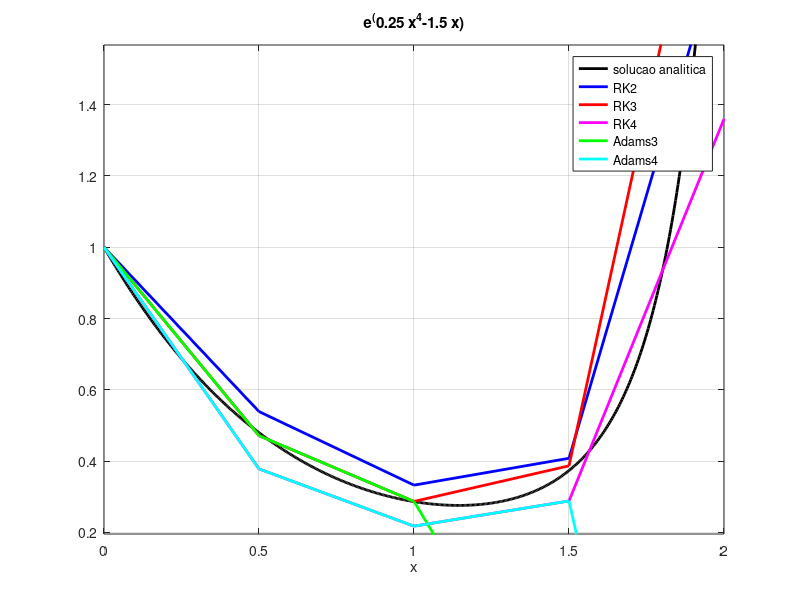

Write MATLAB code to recreate this figure.
figure;
a = ezplot("e^(0.25*x^4-1.5*x)",[0,2])
set(a,"linewidth",2)
set(a,"color","k")
grid on
hold on
trk2 = [0,0.5,1,1.5,2]
yrk2 = [1,0.539062,0.332703,0.408081,1.88418]
rk2 = plot(trk2, yrk2)
set(rk2,"linewidth",2)
set(rk2,"color","b")
hold on
trk3 = [0,0.5,1,1.5,2]
yrk3 = [1,0.471537,0.287046,0.386868,2.37924]
rk3 = plot(trk3, yrk3, "r-")
set(rk3,"linewidth",2)
hold on
trk4 = [0,0.5,1,1.5,2]
yrk4 = [1,0.378323,0.217643,0.288345,1.35965]
rk4 = plot(trk4, yrk4, "m-")
set(rk4,"linewidth",2)
hold on
tad3 = [0,0.5,1,1.5,2]
yad3 = [1,0.471537,0.287046,-0.434887,-2.77301]
ad3 = plot(tad3, yad3, "g-")
set(ad3,"linewidth",2)
hold on
tad4 = [0,0.5,1,1.5,2]
yad4 = [1,0.378323,0.217643,0.288345,-1.63591]
ad4 = plot(tad4, yad4, "c-")
set(ad4,"linewidth",2)
legend('solucao analitica', 'RK2', 'RK3', 'RK4', 'Adams3', 'Adams4');